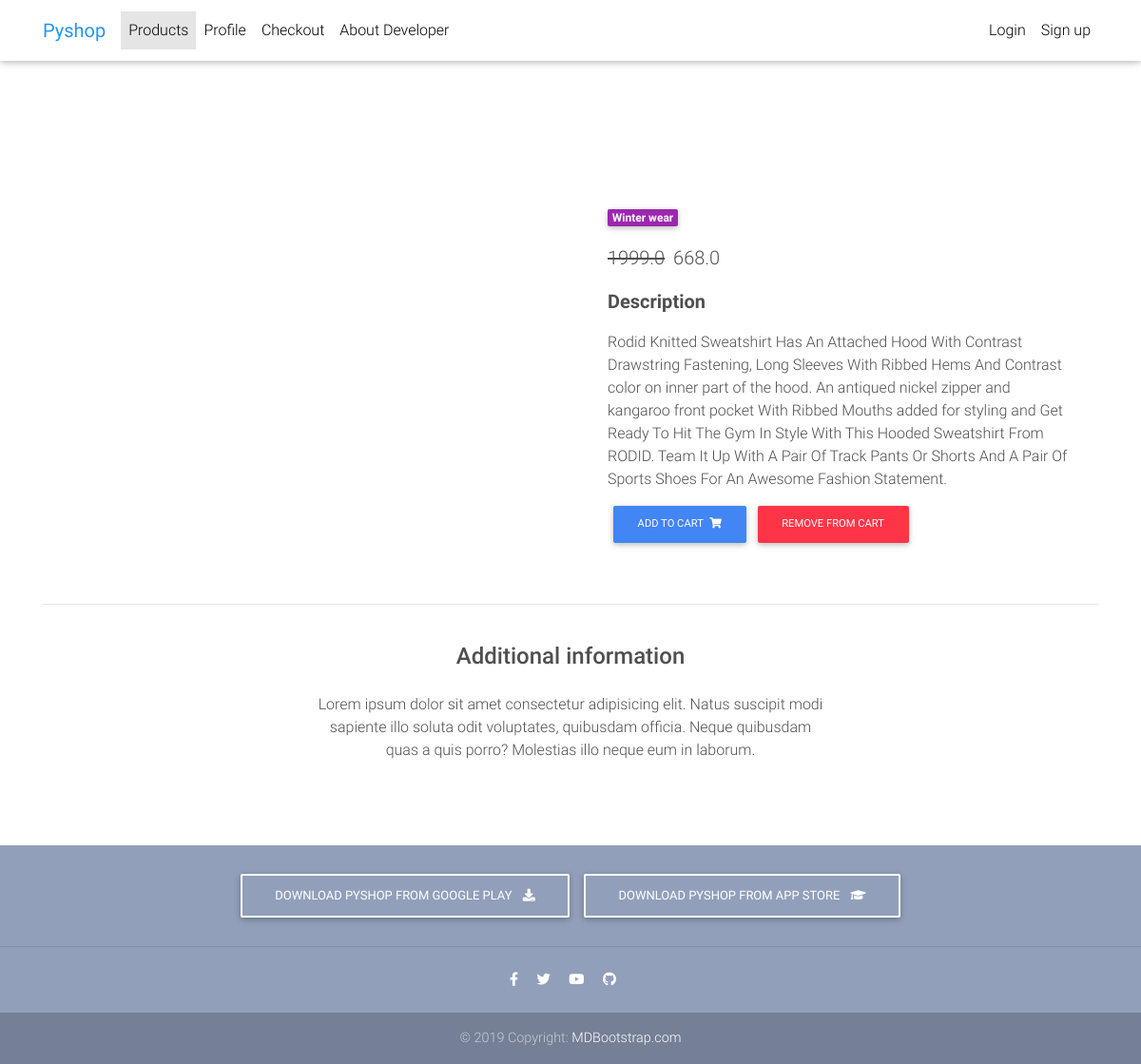
Screenshot of /products/test-product-1/ with the database file from the repository.
### products/models.py (models this page shows, shortened)
class Product(models.Model):
    name = models.CharField(max_length=256)
    price = models.FloatField()
    discount_price = models.FloatField(blank=True, null=True)
    stock = models.IntegerField()
    image = models.ImageField()
    category = models.CharField(choices=CATEGORY_CHOICES, max_length=2)
    label = models.CharField(choices=LABEL_CHOICES, max_length=1)
    slug = models.SlugField()
    description = models.TextField()
    def get_add_to_cart_url(self):
        return reverse('products:add_to_cart', kwargs={
            'slug': self.slug
        })
    def get_remove_from_cart_url(self):
        return reverse('products:remove_from_cart', kwargs={
            'slug': self.slug
        })

### products/views.py (the view)
# urls.py: path('products/<slug>/', ItemDetailView.as_view(), name='products'),
class ItemDetailView(DetailView):
    model = Product
    template_name = 'products.html'

### templates/products.html (shortened to what this page needs)
{% extends 'base.html' %}
{% load static %}
{% block content %}
<body>
  <main class="mt-5 pt-4">
    <div class="container dark-grey-text mt-5">
      <div class="row wow fadeIn">
        <div class="col-md-6 mb-4">
        </div>
        <div class="col-md-6 mb-4">
          <div class="p-4">
            <div class="mb-3">
              <a href="">
                <span class="badge purple mr-1">{{ object.get_category_display }}</span>
              </a>
            </div>
            <p class="lead">
              {% if object.discount_price %}
              <span class="mr-1">
                <del>{{ object.price }}</del>
                </span>
                <span>{{ object.discount_price }}</span>
                    {% else %}
                 <span>{{object.price}}</span>
                    {% endif %}
            </p>
            <p class="lead font-weight-bold">Description</p>
            <p>{{ object.description }}</p>
            <form class="d-flex justify-content-left">
            <a href="{{ object.get_add_to_cart_url }}" class="btn btn-primary btn-md my-0 p" >Add to cart
                <i class="fas fa-shopping-cart ml-1"></i>
              </a>
            <a href="{{ object.get_remove_from_cart_url }}" class="btn btn-danger btn-md my-0 p" >Remove from cart
              </a>
          </div>
        </div>
      </div>
      <hr>
      <div class="row d-flex justify-content-center wow fadeIn">
        <div class="col-md-6 text-center">
          <h4 class="my-4 h4">Additional information</h4>
          <p>Lorem ipsum dolor sit amet consectetur adipisicing elit. Natus suscipit modi sapiente illo soluta odit
            voluptates,
            quibusdam officia. Neque quibusdam quas a quis porro? Molestias illo neque eum in laborum.</p>
        </div>
      </div>
      <div class="row wow fadeIn">
        <div class="col-lg-4 col-md-12 mb-4">
        </div>
        <div class="col-lg-4 col-md-6 mb-4">
        </div>
        <div class="col-lg-4 col-md-6 mb-4">
        </div>
      </div>
    </div>
  </main>
</body>
</html>
{% endblock %}

### templates/base.html (style rules this page uses)
html, body, header, .carousel { height: 60vh; }

### rows the page displays
Product: category "Winter wear", price "1999.0", discount_price "668.0", description "Rodid Knitted Sweatshirt Has An Attached Hood With Contrast Drawstring Fastening, Long Sleeves With Ribbed Hems And Contrast color on inner part of the hood. An antiqued nickel zipper and kangaroo front pocket With Ribbed Mouths added for styling and Get Ready To Hit The Gym In Style With This Hooded Sweatshirt From RODID. Team It Up With A Pair Of Track Pants Or Shorts And A Pair Of Sports Shoes For An Awesome Fashion Statement."
